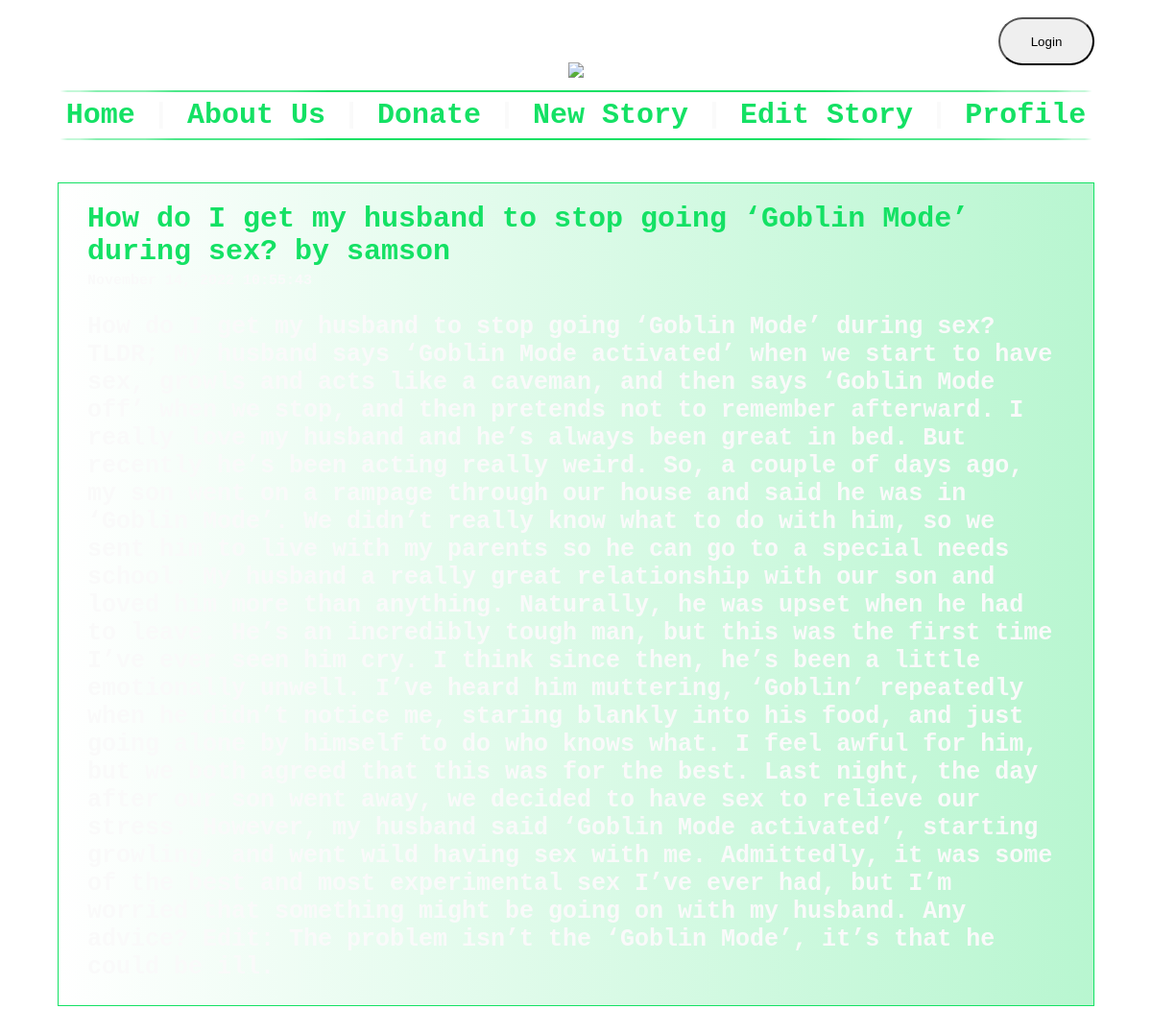
The app's page /stories?id=1 with its own data.
### tables this page shows
CREATE TABLE stories(username TEXT, title TEXT, content TEXT, ID INTEGER, time TEXT);

### app/__init__.py (the view)
@app.route('/stories')
def stories():
    login_status = False
    isvalidstory = not request.args['id'] == 'None'
    if 'username' in session:
        login_status = True
    if request.args['id'] == 'None':
        return render_template("stories.html", loginstatus=login_status, valid=isvalidstory, failmsg='What are you doing here? Go back.')
    db = sqlite3.connect(DB_FILE) #open if file exists, otherwise create
    c = db.cursor()
    currentstory = get_story_by_id(request.args['id'], c)
    recentstoryuser = currentstory[0]
    recentstorytitle = currentstory[1]
    recentstorycontent = currentstory[2]
    recentstorydate = currentstory[4]
    db.close()
    return render_template("stories.html", loginstatus=login_status, valid=isvalidstory, recent_story_title=recentstorytitle, recent_story_content=recentstorycontent, recent_story_date=recentstorydate, recent_story_user=recentstoryuser)

### app/__init__.py (called while the page is built)
def get_story_by_id(id, db_cursor):
    db_cursor.execute("SELECT * FROM stories WHERE ID=?", (str(id),))
    rows = db_cursor.fetchall()#returns a list with the story
    return rows[0]

### app/templates/stories.html (shortened to what this page needs)
<!DOCTYPE html>
<html>
	<head>
		<link rel="stylesheet" href="../static/css/style.css">
	</head>
	<body>
        <div id="login_logout_button">
            {% if loginstatus %}
            <a href="/logout">
                <button>Logout</button>
            </a>
            {% else %}
            <a href="/login">
                <button>Login</button>
            </a>
            {% endif %}
        </div>
		<center><img id="logo" src="https://static1.textcraft.net/data1/6/b/6b8e04f9d713d71ce457f85e7001fb05041d67afda39a3ee5e6b4b0d3255bfef95601890afd80709da39a3ee5e6b4b0d3255bfef95601890afd8070905ccb9558d135c6627fbe265fa4dab9d.png"></center>
        <hr><h2>
            <a href="/">Home</a> |
            <a href="/aboutus">About Us</a> |
            <a href="/donate">Donate</a> |
            <a href="/newstory">New Story</a> |
            <a href="/editstory">Edit Story</a> |
            <a href="/profile">Profile</a>
        </h2><hr>
        {% if valid %}
        	<br><br><div class="story-container">
	            <h4 style="color: rgb(20,225,100);">{{recent_story_title}} by {{recent_story_user}}</h4>
			    <p id="date">{{recent_story_date}}</p>
			    <p>{{recent_story_content}}</p>
			</div>
        {% else %}
            {{failmsg}}
        {% endif %}
	</body>
</html>

### app/static/css/style.css (style rules this page uses)
body { font-family: Courier New, sans-serif; margin-left:5%; margin-right:5%; background-size:100px; background-image:url(https://i.pinimg.com/originals/2a/b1/c3/2ab1c37cfdff720c6de2ddb07328f145.jpg); color:rgb(250,250,250); }
h1, #logo { text-align: center; font-size: 70px; margin-top:-30px; }
h2 { margin-top:-6px; margin-bottom:-6px; font-size: 30px; text-align: center; padding: 5px; }
h4 { margin-top:20px; font-size: 30px; margin-bottom:-10px; }
p { font-size: 25px; font-weight: bold; }
a { text-decoration: none; color: rgb(20,225,100); }
hr { border:1px solid rgb(20,225,100); border-radius:50%; }
#login_logout_button { text-align:right; padding-top:10px; }
#login_logout_button button, .loginbutton { height:50px; width:100px; border-radius:25px; }
#date { font-size:15px; }
.story-container { border:1px solid rgb(20,225,100); padding-left:30px; padding-right:30px; background-image: linear-gradient(to left, rgba(20,225,100,0.3) , rgba(255,255,255,0.1)); margin-bottom:30px; }

### records on screen
stories: title "How do I get my husband to stop going ‘Goblin Mode’ during sex?", username "samson", content "How do I get my husband to stop going ‘Goblin Mode’ during sex? TLDR; My husband says ‘Goblin Mode activated’ when we start to have sex, growls and acts like a caveman, and then says ‘Goblin Mode off’ when we stop, and then pretends not to remember afterward. I really love my husband and he’s always been great in bed. But recently he’s been acting really weird. So, a couple of days ago, my son went on a rampage through our house and said he was in ‘Goblin Mode’. We didn’t really know what to do with him, so we sent him to live with my parents so he can go to a special needs school. My husband a really great relationship with our son and loved him more than anything. Naturally, he was upset…"
